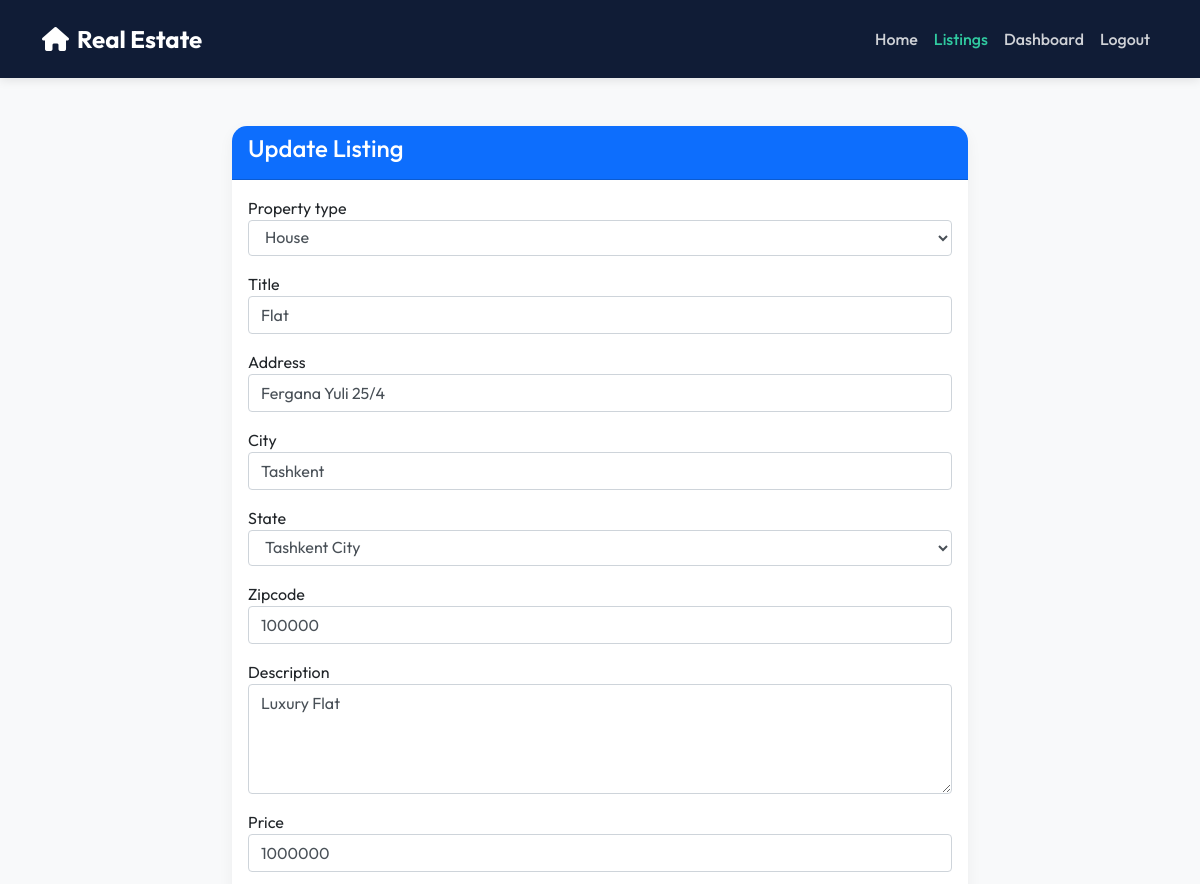
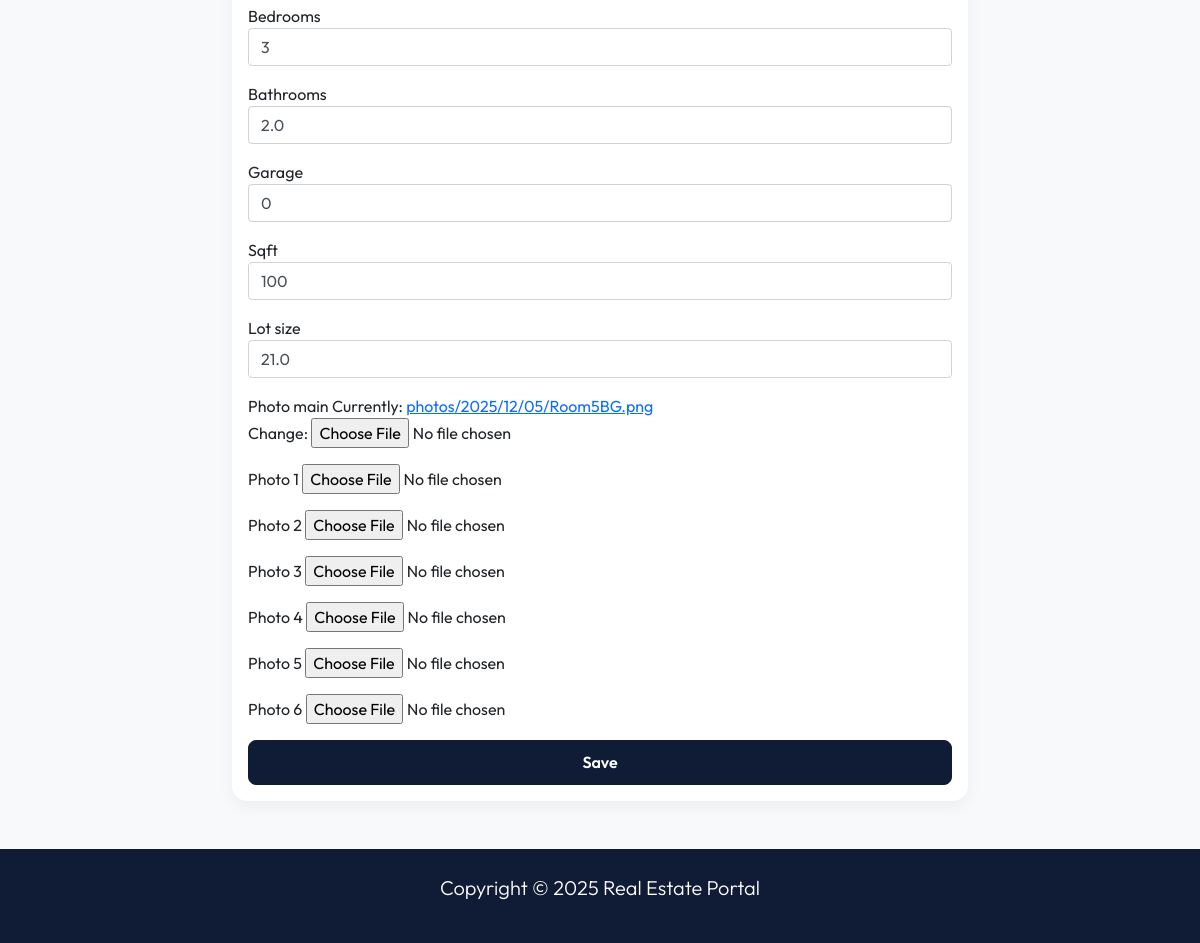
/listings/update/6 (signed in), run on the app's committed database (2 pictures, top to bottom).
### listings/models.py (models this page shows, shortened)
class Property(models.Model):
    realtor = models.ForeignKey(settings.AUTH_USER_MODEL, on_delete=models.DO_NOTHING)
    property_type = models.CharField(max_length=50, default='House')
    title = models.CharField(max_length=200)
    address = models.CharField(max_length=200)
    city = models.CharField(max_length=100)
    state = models.CharField(max_length=100)
    zipcode = models.CharField(max_length=20)
    description = models.TextField(blank=True)
    price = models.IntegerField()
    bedrooms = models.IntegerField()
    bathrooms = models.DecimalField(max_digits=2, decimal_places=1)
    garage = models.IntegerField(default=0)
    sqft = models.IntegerField()
    lot_size = models.DecimalField(max_digits=5, decimal_places=1)
    photo_main = models.ImageField(upload_to='photos/%Y/%m/%d/')
    photo_1 = models.ImageField(upload_to='photos/%Y/%m/%d/', blank=True)
    photo_2 = models.ImageField(upload_to='photos/%Y/%m/%d/', blank=True)
    photo_3 = models.ImageField(upload_to='photos/%Y/%m/%d/', blank=True)
    photo_4 = models.ImageField(upload_to='photos/%Y/%m/%d/', blank=True)
    photo_5 = models.ImageField(upload_to='photos/%Y/%m/%d/', blank=True)
    photo_6 = models.ImageField(upload_to='photos/%Y/%m/%d/', blank=True)
    is_published = models.BooleanField(default=True)
    list_date = models.DateTimeField(default=datetime.now, blank=True)

### listings/views.py (the view)
@login_required
def update_listing(request, listing_id):
    listing = get_object_or_404(Property, pk=listing_id)
    if listing.realtor != request.user and not request.user.is_superuser:
        messages.error(request, 'You can only edit your own listings')
        return redirect('dashboard')
    if request.method == 'POST':
        form = PropertyForm(request.POST, request.FILES, instance=listing)
        if form.is_valid():
            form.save()
            messages.success(request, 'Listing updated successfully')
            return redirect('dashboard')
    else:
        form = PropertyForm(instance=listing)
    context = {'form': form, 'title': 'Update Listing'}
    return render(request, 'listings/listing_form.html', context)

### listings/forms.py
class PropertyForm(forms.ModelForm):
    state = forms.ChoiceField(choices=list(state_choices.items()))
    property_type = forms.ChoiceField(choices=list(property_type_choices.items()))
    class Meta:
        model = Property
        fields = '__all__'
        exclude = ('realtor', 'list_date', 'is_published')
        widgets = {
            'description': forms.Textarea(attrs={'rows': 4}),
        }

### templates/listings/listing_form.html (shortened to what this page needs)
{% extends 'base.html' %}
{% block content %}
<section id="listing-form" class="py-5 bg-light">
    <div class="container">
        <div class="row">
            <div class="col-md-8 mx-auto">
                <div class="card">
                    <div class="card-header bg-primary text-white">
                        <h4>{{ title }}</h4>
                    </div>
                    <div class="card-body">
                        <form method="POST" enctype="multipart/form-data">
                            {% for field in form %}
                            <div class="form-group mb-3">
                                <label for="{{ field.id_for_label }}">{{ field.label }}</label>
                                {{ field }}
                            </div>
                            {% endfor %}
                            <input type="submit" value="Save" class="btn btn-secondary w-100 btn-block">
                        </form>
                    </div>
                </div>
            </div>
        </div>
    </div>
</section>
{% endblock %}

### static/css/style.css (style rules this page uses)
:root { --primary-color: #101c36; --secondary-color: #30caa0; --accent-color: #ff6b6b; --light-color: #f4f4f4; --dark-color: #333; --font-main: 'Outfit', sans-serif; }
body { font-family: var(--font-main); background-color: #f8f9fa; color: #333; }
.card { border: none; border-radius: 15px; box-shadow: 0 5px 15px rgba(0,0,0,0.05); transition: transform 0.3s, box-shadow 0.3s; overflow: hidden; }
.btn-secondary { background-color: var(--primary-color); border-color: var(--primary-color); padding: 0.6rem 1.5rem; font-weight: 600; border-radius: 8px; }

### templates/listings/listing_form.html (style rules this page uses)
input[type="text"], input[type="number"], input[type="email"], textarea, select { display: block; width: 100%; padding: .375rem .75rem; font-size: 1rem; line-height: 1.5; color: #495057; background-color: #fff; background-clip: padding-box; border: 1px solid #ced4da; border-radius: .25rem; }

### data on the page
Property: form "House" "Flat" "Fergana Yuli 25/4" "Tashkent" "Tashkent City" "100000" "Luxury Flat" "1000000" "3" "2.0" "0" "100" "21.0"

### other printed values
{{ title }} "Update Listing"
{{ field.label }} "Property type" "Title" "Address" "City" "State" "Zipcode" "Description" "Price" "Bedrooms" "Bathrooms" "Garage" "Sqft" "Lot size" "Photo main" "Photo 1" "Photo 2" "Photo 3" "Photo 4" "Photo 5" "Photo 6"
